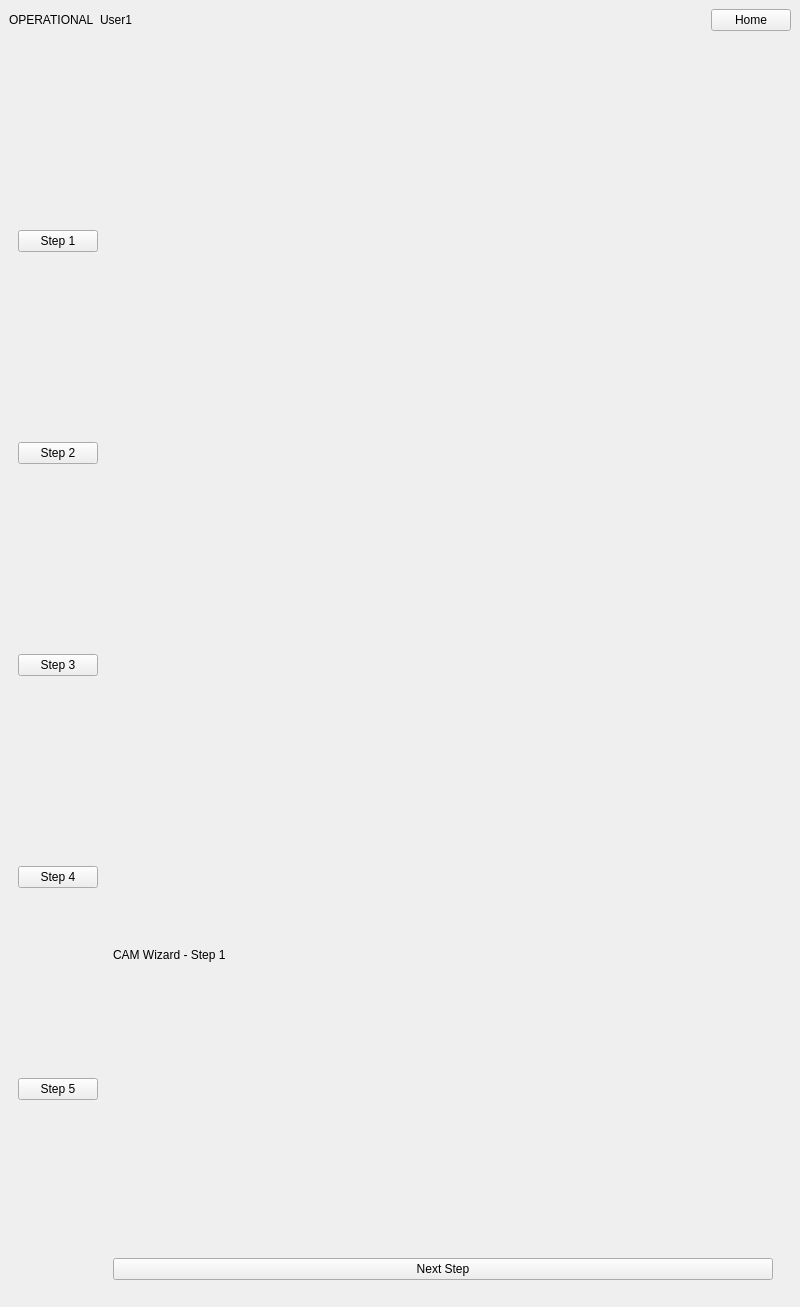
<?xml version="1.0" encoding="UTF-8"?>
<ui version="4.0">
 <class>MainWindow</class>
 <widget class="QMainWindow" name="MainWindow">
  <property name="geometry">
   <rect>
    <x>0</x>
    <y>0</y>
    <width>800</width>
    <height>1307</height>
   </rect>
  </property>
  <property name="sizePolicy">
   <sizepolicy hsizetype="Fixed" vsizetype="Fixed">
    <horstretch>0</horstretch>
    <verstretch>0</verstretch>
   </sizepolicy>
  </property>
  <property name="minimumSize">
   <size>
    <width>800</width>
    <height>1280</height>
   </size>
  </property>
  <property name="maximumSize">
   <size>
    <width>818</width>
    <height>1369</height>
   </size>
  </property>
  <property name="windowTitle">
   <string>IntuiGUI</string>
  </property>
  <widget class="QWidget" name="centralwidget">
   <layout class="QVBoxLayout" name="verticalLayout">
    <item>
     <layout class="QHBoxLayout" name="topBarLayout">
      <item>
       <widget class="QLabel" name="lblMachineState">
        <property name="text">
         <string>OPERATIONAL</string>
        </property>
       </widget>
      </item>
      <item>
       <widget class="QLabel" name="lblUser">
        <property name="text">
         <string>User1</string>
        </property>
       </widget>
      </item>
      <item>
       <spacer name="horizontalSpacer">
        <property name="orientation">
         <enum>Qt::Horizontal</enum>
        </property>
        <property name="sizeHint" stdset="0">
         <size>
          <width>40</width>
          <height>20</height>
         </size>
        </property>
       </spacer>
      </item>
      <item>
       <widget class="QPushButton" name="btnHome">
        <property name="text">
         <string>Home</string>
        </property>
       </widget>
      </item>
     </layout>
    </item>
    <item>
     <widget class="QStackedWidget" name="stackedWidget">
      <property name="currentIndex">
       <number>2</number>
      </property>
      <widget class="QWidget" name="homePage">
       <layout class="QGridLayout" name="homeGridLayout">
        <property name="leftMargin">
         <number>15</number>
        </property>
        <property name="topMargin">
         <number>15</number>
        </property>
        <property name="rightMargin">
         <number>15</number>
        </property>
        <property name="bottomMargin">
         <number>15</number>
        </property>
        <property name="spacing">
         <number>20</number>
        </property>
        <item row="2" column="0">
         <widget class="QPushButton" name="btnTools">
          <property name="sizePolicy">
           <sizepolicy hsizetype="Preferred" vsizetype="Preferred">
            <horstretch>0</horstretch>
            <verstretch>0</verstretch>
           </sizepolicy>
          </property>
          <property name="text">
           <string>Tools</string>
          </property>
         </widget>
        </item>
        <item row="0" column="1">
         <widget class="QPushButton" name="btnCamWizard">
          <property name="sizePolicy">
           <sizepolicy hsizetype="Preferred" vsizetype="Preferred">
            <horstretch>0</horstretch>
            <verstretch>0</verstretch>
           </sizepolicy>
          </property>
          <property name="text">
           <string>CAM Wizard</string>
          </property>
         </widget>
        </item>
        <item row="1" column="1">
         <widget class="QPushButton" name="btnStatus">
          <property name="sizePolicy">
           <sizepolicy hsizetype="Preferred" vsizetype="Preferred">
            <horstretch>0</horstretch>
            <verstretch>0</verstretch>
           </sizepolicy>
          </property>
          <property name="text">
           <string>Status Page</string>
          </property>
         </widget>
        </item>
        <item row="2" column="1">
         <widget class="QPushButton" name="btnMakros">
          <property name="sizePolicy">
           <sizepolicy hsizetype="Preferred" vsizetype="Preferred">
            <horstretch>0</horstretch>
            <verstretch>0</verstretch>
           </sizepolicy>
          </property>
          <property name="text">
           <string>Makros</string>
          </property>
         </widget>
        </item>
        <item row="3" column="0" colspan="2">
         <widget class="QPushButton" name="btnSettings">
          <property name="sizePolicy">
           <sizepolicy hsizetype="Preferred" vsizetype="Preferred">
            <horstretch>0</horstretch>
            <verstretch>0</verstretch>
           </sizepolicy>
          </property>
          <property name="text">
           <string>Settings</string>
          </property>
         </widget>
        </item>
        <item row="0" column="0" rowspan="2">
         <widget class="QPushButton" name="btnControl">
          <property name="sizePolicy">
           <sizepolicy hsizetype="Preferred" vsizetype="Preferred">
            <horstretch>0</horstretch>
            <verstretch>0</verstretch>
           </sizepolicy>
          </property>
          <property name="text">
           <string>Control</string>
          </property>
         </widget>
        </item>
       </layout>
      </widget>
      <widget class="QWidget" name="controlPage">
       <layout class="QVBoxLayout" name="controlLayout">
        <item>
         <layout class="QHBoxLayout" name="droLayout">
          <item>
           <widget class="QLabel" name="lblX">
            <property name="text">
             <string>X Position:</string>
            </property>
           </widget>
          </item>
          <item>
           <widget class="DROLabel" name="droX"/>
          </item>
          <item>
           <widget class="QLabel" name="lblZ">
            <property name="text">
             <string>Z Position:</string>
            </property>
           </widget>
          </item>
          <item>
           <widget class="DROLabel" name="droZ"/>
          </item>
         </layout>
        </item>
        <item>
         <layout class="QHBoxLayout" name="spindleLayout">
          <item>
           <widget class="QLabel" name="lblSpindle">
            <property name="text">
             <string>Spindle Speed:</string>
            </property>
           </widget>
          </item>
          <item>
           <widget class="DROLabel" name="droSpindle"/>
          </item>
          <item>
           <widget class="QSlider" name="sldSpindleSpeed">
            <property name="minimum">
             <number>0</number>
            </property>
            <property name="maximum">
             <number>3000</number>
            </property>
            <property name="orientation">
             <enum>Qt::Horizontal</enum>
            </property>
           </widget>
          </item>
         </layout>
        </item>
        <item>
         <layout class="QHBoxLayout" name="jogIncrementLayout">
          <item>
           <widget class="QLabel" name="lblJogIncrement">
            <property name="text">
             <string>Jog Increment:</string>
            </property>
           </widget>
          </item>
          <item>
           <widget class="QComboBox" name="cmbJogIncrement">
            <item>
             <property name="text">
              <string>0.1</string>
             </property>
            </item>
            <item>
             <property name="text">
              <string>0.5</string>
             </property>
            </item>
            <item>
             <property name="text">
              <string>1.0</string>
             </property>
            </item>
           </widget>
          </item>
         </layout>
        </item>
        <item>
         <layout class="QHBoxLayout" name="mpgLayout">
          <item>
           <widget class="QLabel" name="lblMPG">
            <property name="text">
             <string>MPG Mode:</string>
            </property>
           </widget>
          </item>
          <item>
           <widget class="QComboBox" name="cmbMPGMode">
            <item>
             <property name="text">
              <string>Jog Axes</string>
             </property>
            </item>
            <item>
             <property name="text">
              <string>Spindle Speed</string>
             </property>
            </item>
            <item>
             <property name="text">
              <string>Other Function</string>
             </property>
            </item>
           </widget>
          </item>
         </layout>
        </item>
        <item>
         <widget class="QPushButton" name="btnRotateToolchanger">
          <property name="text">
           <string>Rotate Toolchanger</string>
          </property>
         </widget>
        </item>
        <item>
         <widget class="QPushButton" name="btnAxisSelector">
          <property name="text">
           <string>Select Axis</string>
          </property>
         </widget>
        </item>
        <item>
         <layout class="QHBoxLayout" name="laserLayout">
          <item>
           <widget class="QLabel" name="lblLaser">
            <property name="text">
             <string>Laser Micrometer:</string>
            </property>
           </widget>
          </item>
          <item>
           <widget class="QPushButton" name="btnMeasureLaser">
            <property name="text">
             <string>Measure Diameter</string>
            </property>
           </widget>
          </item>
          <item>
           <widget class="DROLabel" name="droLaser"/>
          </item>
         </layout>
        </item>
        <item>
         <layout class="QHBoxLayout" name="axisJogLayout">
          <item>
           <widget class="QPushButton" name="btnJogXPos">
            <property name="text">
             <string>Jog X+</string>
            </property>
           </widget>
          </item>
          <item>
           <widget class="QPushButton" name="btnJogXNeg">
            <property name="text">
             <string>Jog X-</string>
            </property>
           </widget>
          </item>
          <item>
           <widget class="QPushButton" name="btnJogZPos">
            <property name="text">
             <string>Jog Z+</string>
            </property>
           </widget>
          </item>
          <item>
           <widget class="QPushButton" name="btnJogZNeg">
            <property name="text">
             <string>Jog Z-</string>
            </property>
           </widget>
          </item>
         </layout>
        </item>
       </layout>
      </widget>
      <widget class="QWidget" name="camWizardPage">
       <layout class="QHBoxLayout" name="camWizardMainLayout">
        <item>
         <layout class="QVBoxLayout" name="sideMenuLayout">
          <item>
           <widget class="QPushButton" name="btnStep1">
            <property name="text">
             <string>Step 1</string>
            </property>
           </widget>
          </item>
          <item>
           <widget class="QPushButton" name="btnStep2">
            <property name="text">
             <string>Step 2</string>
            </property>
           </widget>
          </item>
          <item>
           <widget class="QPushButton" name="btnStep3">
            <property name="text">
             <string>Step 3</string>
            </property>
           </widget>
          </item>
          <item>
           <widget class="QPushButton" name="btnStep4">
            <property name="text">
             <string>Step 4</string>
            </property>
           </widget>
          </item>
          <item>
           <widget class="QPushButton" name="btnStep5">
            <property name="text">
             <string>Step 5</string>
            </property>
           </widget>
          </item>
         </layout>
        </item>
        <item>
         <widget class="QStackedWidget" name="camWizardStack">
          <widget class="QWidget" name="camStep1">
           <layout class="QVBoxLayout" name="camStep1Layout">
            <item>
             <widget class="TouchFileManager" name="filemanager"/>
            </item>
            <item>
             <widget class="QLabel" name="lblCamStep1">
              <property name="text">
               <string>CAM Wizard - Step 1</string>
              </property>
             </widget>
            </item>
            <item>
             <widget class="QPushButton" name="btnNextStep1">
              <property name="text">
               <string>Next Step</string>
              </property>
             </widget>
            </item>
           </layout>
          </widget>
          <widget class="QWidget" name="camStep2">
           <layout class="QVBoxLayout" name="camStep2Layout">
            <item>
             <widget class="QLabel" name="lblCamStep2">
              <property name="text">
               <string>CAM Wizard - Step 2</string>
              </property>
             </widget>
            </item>
            <item>
             <widget class="ToolOffsetView" name="tooloffsetview"/>
            </item>
            <item>
             <layout class="QHBoxLayout" name="camStep2NavLayout">
              <item>
               <widget class="QPushButton" name="btnPrevStep2">
                <property name="text">
                 <string>Back</string>
                </property>
               </widget>
              </item>
              <item>
               <widget class="QPushButton" name="btnNextStep2">
                <property name="text">
                 <string>Next Step</string>
                </property>
               </widget>
              </item>
             </layout>
            </item>
           </layout>
          </widget>
          <widget class="QWidget" name="camStep3">
           <layout class="QVBoxLayout" name="camStep3Layout">
            <item>
             <widget class="OriginOffsetView" name="originoffsetview"/>
            </item>
            <item>
             <widget class="QLabel" name="lblCamStep3">
              <property name="text">
               <string>CAM Wizard - Step 3</string>
              </property>
             </widget>
            </item>
            <item>
             <layout class="QHBoxLayout" name="camStep3NavLayout">
              <item>
               <widget class="QPushButton" name="btnPrevStep3">
                <property name="text">
                 <string>Back</string>
                </property>
               </widget>
              </item>
              <item>
               <widget class="QPushButton" name="btnNextStep3">
                <property name="text">
                 <string>Next Step</string>
                </property>
               </widget>
              </item>
             </layout>
            </item>
           </layout>
          </widget>
          <widget class="QWidget" name="camStep4">
           <layout class="QVBoxLayout" name="camStep4Layout">
            <item>
             <widget class="QLabel" name="lblCamStep4">
              <property name="text">
               <string>CAM Wizard - Step 4 (Settings)</string>
              </property>
             </widget>
            </item>
            <item>
             <layout class="QHBoxLayout" name="camStep4NavLayout">
              <item>
               <widget class="QPushButton" name="btnPrevStep4">
                <property name="text">
                 <string>Back</string>
                </property>
               </widget>
              </item>
              <item>
               <widget class="QPushButton" name="btnNextStep4">
                <property name="text">
                 <string>Next Step</string>
                </property>
               </widget>
              </item>
             </layout>
            </item>
           </layout>
          </widget>
          <widget class="QWidget" name="camStep5">
           <layout class="QVBoxLayout" name="camStep5Layout">
            <item>
             <widget class="QLabel" name="lblCamStep5">
              <property name="sizePolicy">
               <sizepolicy hsizetype="Preferred" vsizetype="Maximum">
                <horstretch>0</horstretch>
                <verstretch>0</verstretch>
               </sizepolicy>
              </property>
              <property name="text">
               <string>CAM Wizard - Step 5 (Simulation)</string>
              </property>
             </widget>
            </item>
            <item>
             <widget class="GCodeGraphics" name="gcodegraphics_simulation"/>
            </item>
            <item>
             <widget class="QWidget" name="vismachWidget" native="true"/>
            </item>
            <item>
             <layout class="QHBoxLayout" name="camStep5NavLayout">
              <item>
               <widget class="QPushButton" name="btnPrevStep5">
                <property name="text">
                 <string>Back</string>
                </property>
               </widget>
              </item>
              <item>
               <widget class="QPushButton" name="btnFinishCamWizard">
                <property name="text">
                 <string>Finish</string>
                </property>
               </widget>
              </item>
             </layout>
            </item>
           </layout>
          </widget>
         </widget>
        </item>
       </layout>
      </widget>
      <widget class="QWidget" name="toolsPage">
       <layout class="QVBoxLayout" name="toolsLayout">
        <item>
         <widget class="QLabel" name="lblTools">
          <property name="text">
           <string>Tools Interface</string>
          </property>
         </widget>
        </item>
       </layout>
      </widget>
      <widget class="QWidget" name="makrosPage">
       <layout class="QVBoxLayout" name="makrosLayout">
        <item>
         <widget class="QLabel" name="lblMakros">
          <property name="text">
           <string>Makros Interface</string>
          </property>
         </widget>
        </item>
       </layout>
      </widget>
      <widget class="QWidget" name="settingsPage">
       <layout class="QVBoxLayout" name="settingsLayout">
        <item>
         <widget class="QLabel" name="lblSettings">
          <property name="text">
           <string>Settings Interface</string>
          </property>
         </widget>
        </item>
       </layout>
      </widget>
      <widget class="QWidget" name="statusPage">
       <layout class="QVBoxLayout" name="statusLayout">
        <item>
         <layout class="QGridLayout" name="gridLayout">
          <item row="0" column="0">
           <widget class="CamView" name="camview"/>
          </item>
          <item row="1" column="1">
           <widget class="RoundProgressBar" name="RoundProgressBar"/>
          </item>
          <item row="1" column="0">
           <widget class="GCodeGraphics" name="gcodegraphics"/>
          </item>
          <item row="0" column="1">
           <widget class="GcodeDisplay" name="gcode_display"/>
          </item>
         </layout>
        </item>
       </layout>
      </widget>
     </widget>
    </item>
   </layout>
  </widget>
 </widget>
 <customwidgets>
  <customwidget>
   <class>TouchFileManager</class>
   <extends>QWidget</extends>
   <header>qtvcp.widgets.touch_file_manager</header>
  </customwidget>
  <customwidget>
   <class>RoundProgressBar</class>
   <extends>QWidget</extends>
   <header>qtvcp.widgets.round_progress</header>
  </customwidget>
  <customwidget>
   <class>GCodeGraphics</class>
   <extends>QWidget</extends>
   <header>qtvcp.widgets.gcode_graphics</header>
   <container>1</container>
  </customwidget>
  <customwidget>
   <class>DROLabel</class>
   <extends>QLabel</extends>
   <header>qtvcp.widgets.dro_widget</header>
   <container>1</container>
  </customwidget>
  <customwidget>
   <class>GcodeDisplay</class>
   <extends>QFrame</extends>
   <header>qtvcp.widgets.gcode_editor</header>
   <container>1</container>
  </customwidget>
  <customwidget>
   <class>OriginOffsetView</class>
   <extends>QTableView</extends>
   <header>qtvcp.widgets.origin_offsetview</header>
   <container>1</container>
  </customwidget>
  <customwidget>
   <class>ToolOffsetView</class>
   <extends>QTableView</extends>
   <header>qtvcp.widgets.tool_offsetview</header>
   <container>1</container>
  </customwidget>
  <customwidget>
   <class>CamView</class>
   <extends>QWidget</extends>
   <header>qtvcp.widgets.camview_widget</header>
  </customwidget>
 </customwidgets>
 <resources/>
 <connections/>
</ui>
